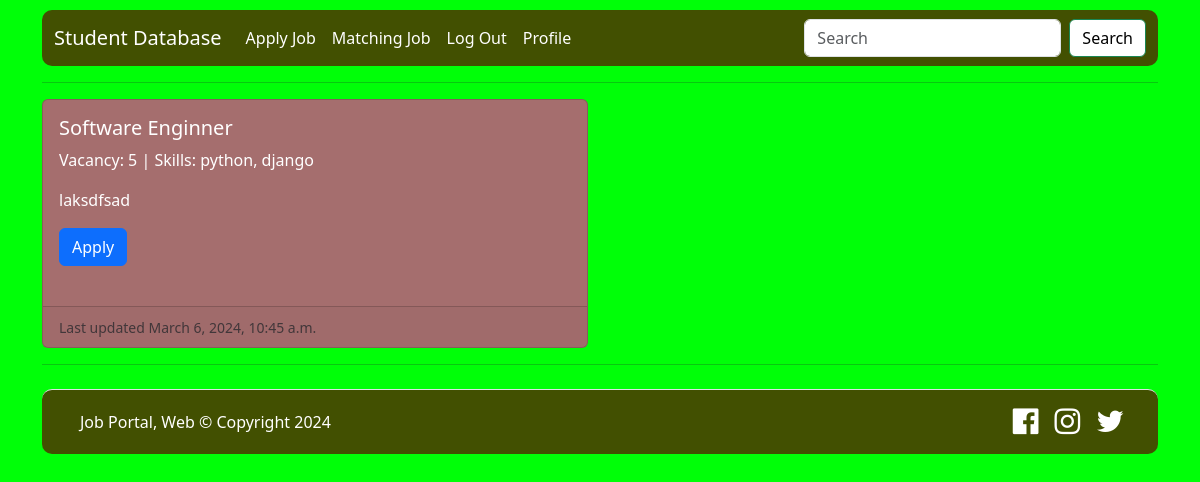
Page /matching-job/ (signed in) on the committed database.
### home/models.py (models this page shows, shortened)
class Job(models.Model):
    user = models.ForeignKey(Custom_User, on_delete=models.CASCADE, related_name='user_job')
    title = models.CharField(max_length=500)
    number_of_openings = models.PositiveIntegerField()
    category = models.CharField(max_length=20)
    job_description = models.TextField()
    skills = models.CharField(max_length=100)
    created_date = models.DateTimeField(auto_now_add=True)
    updated_date = models.DateTimeField(auto_now=True)

### home/views.py (the view)
# urls.py: path('matching-job/', job_list, name='job_list'),
def job_list(request):
    try:
        user = request.user
        skils = user.user_profile.skills
        job = Job.objects.filter(
            Q(title__icontains=skils) |
            Q(number_of_openings__icontains=skils) |
            Q(category__icontains=skils) |
            Q(job_description__icontains=skils) |
            Q(skills__icontains=skils) |
            Q(created_date__icontains=skils) |
            Q(updated_date__icontains=skils)
        )
        return render(request, 'job/job_list.html', {'job': job})
    except:
        return redirect('home')

### templates/job/job_list.html (shortened to what this page needs)
{% extends 'base.html' %}
{% block body_content %}
<div class="row row-cols-1 row-cols-md-2 g-4">
    {% for job in job %}
    <div class="col">
        <div class="card h-100" style="background-color: #a56e6e; color: white;">
            <div class="card-body">
                <h5 class="card-title">{{job.title}}</h5>
                <p class="card-text">Vacancy: {{job.number_of_openings}} | Skills: {{job.skills}}</p>
                <p class="card-text">{{job.job_description}}</p>
                <div class="row">
                    {% if request.user.is_authenticated %}
                    {% if request.user.user_type == 'Job Seeker' %}
                    <div class="col-6">
                        <a href="{% url 'apply_job' job.pk %}" class="btn btn-primary">Apply</a>
                    </div>
                    {% endif %}
                    {% endif %}
                </div>
            </div>
            <br>
            <div class="card-footer">
                <small class="text-body-secondary">Last updated {{job.updated_date}}</small>
            </div>
        </div>
    </div>
    {% endfor %}
</div>
{% endblock %}

### rows in the picture
Job: title "Software Enginner", number_of_openings "5", skills "python, django", job_description "laksdfsad", updated_date "March 6, 2024, 10:45 a.m."
